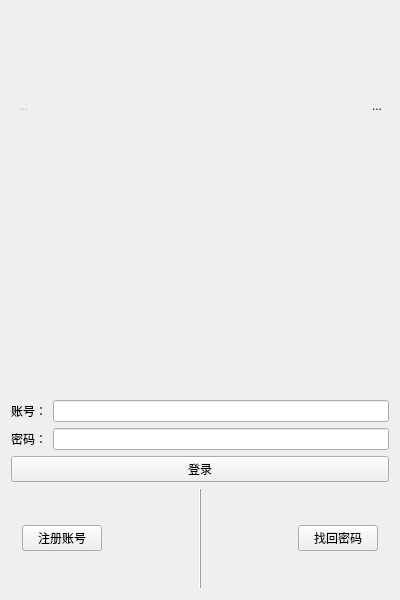
<?xml version="1.0" encoding="UTF-8"?>
<ui version="4.0">
 <class>LoginUI</class>
 <widget class="QWidget" name="LoginUI">
  <property name="geometry">
   <rect>
    <x>0</x>
    <y>0</y>
    <width>400</width>
    <height>600</height>
   </rect>
  </property>
  <property name="sizePolicy">
   <sizepolicy hsizetype="Preferred" vsizetype="Preferred">
    <horstretch>1</horstretch>
    <verstretch>0</verstretch>
   </sizepolicy>
  </property>
  <property name="minimumSize">
   <size>
    <width>400</width>
    <height>600</height>
   </size>
  </property>
  <property name="maximumSize">
   <size>
    <width>400</width>
    <height>600</height>
   </size>
  </property>
  <property name="windowTitle">
   <string>Form</string>
  </property>
  <layout class="QVBoxLayout" name="verticalLayout_3">
   <item>
    <layout class="QHBoxLayout" name="horizontalLayout_4">
     <item>
      <widget class="QToolButton" name="IconBtn">
       <property name="enabled">
        <bool>false</bool>
       </property>
       <property name="text">
        <string>...</string>
       </property>
       <property name="icon">
        <iconset resource="res.qrc">
         <normaloff>:/owl</normaloff>:/owl</iconset>
       </property>
       <property name="iconSize">
        <size>
         <width>40</width>
         <height>40</height>
        </size>
       </property>
       <property name="autoRaise">
        <bool>true</bool>
       </property>
      </widget>
     </item>
     <item>
      <spacer name="horizontalSpacer">
       <property name="orientation">
        <enum>Qt::Horizontal</enum>
       </property>
       <property name="sizeHint" stdset="0">
        <size>
         <width>40</width>
         <height>20</height>
        </size>
       </property>
      </spacer>
     </item>
     <item>
      <widget class="QToolButton" name="CloseBtn">
       <property name="sizePolicy">
        <sizepolicy hsizetype="Preferred" vsizetype="Preferred">
         <horstretch>0</horstretch>
         <verstretch>0</verstretch>
        </sizepolicy>
       </property>
       <property name="minimumSize">
        <size>
         <width>0</width>
         <height>0</height>
        </size>
       </property>
       <property name="text">
        <string>...</string>
       </property>
       <property name="icon">
        <iconset resource="res.qrc">
         <normaloff>:/close</normaloff>:/close</iconset>
       </property>
       <property name="iconSize">
        <size>
         <width>40</width>
         <height>40</height>
        </size>
       </property>
       <property name="autoRaise">
        <bool>true</bool>
       </property>
      </widget>
     </item>
    </layout>
   </item>
   <item>
    <widget class="QLabel" name="label_6">
     <property name="text">
      <string/>
     </property>
     <property name="pixmap">
      <pixmap resource="res.qrc">:/Login_Icon</pixmap>
     </property>
     <property name="alignment">
      <set>Qt::AlignCenter</set>
     </property>
    </widget>
   </item>
   <item>
    <layout class="QVBoxLayout" name="verticalLayout_2">
     <item>
      <layout class="QVBoxLayout" name="verticalLayout">
       <item>
        <layout class="QHBoxLayout" name="horizontalLayout_3">
         <item>
          <widget class="QLabel" name="label">
           <property name="text">
            <string>账号：</string>
           </property>
          </widget>
         </item>
         <item>
          <widget class="QLineEdit" name="nameLineEdit"/>
         </item>
        </layout>
       </item>
       <item>
        <layout class="QHBoxLayout" name="horizontalLayout_2">
         <item>
          <widget class="QLabel" name="label_2">
           <property name="text">
            <string>密码：</string>
           </property>
          </widget>
         </item>
         <item>
          <widget class="QLineEdit" name="pwdLineEdit"/>
         </item>
        </layout>
       </item>
       <item>
        <widget class="QPushButton" name="LoginBtn">
         <property name="text">
          <string>登录</string>
         </property>
        </widget>
       </item>
      </layout>
     </item>
     <item>
      <widget class="QFrame" name="frame">
       <property name="sizePolicy">
        <sizepolicy hsizetype="Preferred" vsizetype="Minimum">
         <horstretch>0</horstretch>
         <verstretch>0</verstretch>
        </sizepolicy>
       </property>
       <property name="frameShape">
        <enum>QFrame::VLine</enum>
       </property>
       <property name="frameShadow">
        <enum>QFrame::Raised</enum>
       </property>
       <layout class="QHBoxLayout" name="horizontalLayout">
        <item>
         <widget class="QPushButton" name="RegisterBtn">
          <property name="text">
           <string>注册账号</string>
          </property>
         </widget>
        </item>
        <item>
         <spacer name="horizontalSpacer_2">
          <property name="orientation">
           <enum>Qt::Horizontal</enum>
          </property>
          <property name="sizeHint" stdset="0">
           <size>
            <width>40</width>
            <height>20</height>
           </size>
          </property>
         </spacer>
        </item>
        <item>
         <widget class="QPushButton" name="RetrieveBtn">
          <property name="text">
           <string>找回密码</string>
          </property>
         </widget>
        </item>
       </layout>
      </widget>
     </item>
    </layout>
   </item>
  </layout>
 </widget>
 <resources>
  <include location="res.qrc"/>
 </resources>
 <connections/>
</ui>
